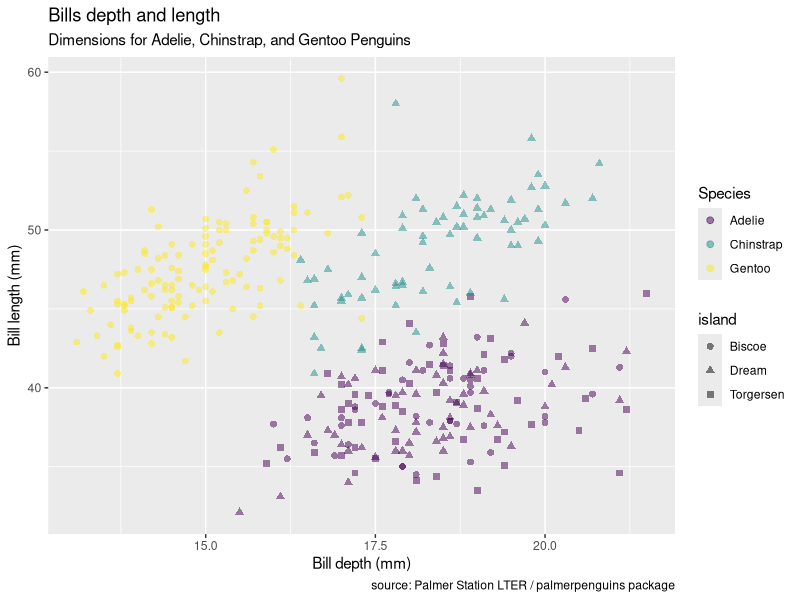

Write the R code that produced this figure.
#This is my ggplot2 test script
#Created by: Jordan Vest
#Created on 09_09_25
#Load Libraries 
library(palmerpenguins)
library(tidyverse)
glimpse(penguins)

ggplot(data = penguins, 
       mapping = aes(x = bill_depth_mm,
                     y = bill_length_mm,
                     color = species,
                     shape = island))+
  geom_point(size = 2, alpha = 0.5)+
  labs(title = "Bills depth and length", 
       subtitle = "Dimensions for Adelie, Chinstrap, and Gentoo Penguins", 
  x = "Bill depth (mm)", y = "Bill length (mm)",
color = "Species",
caption = "source: Palmer Station LTER / palmerpenguins package") +
  scale_colour_viridis_d()

  